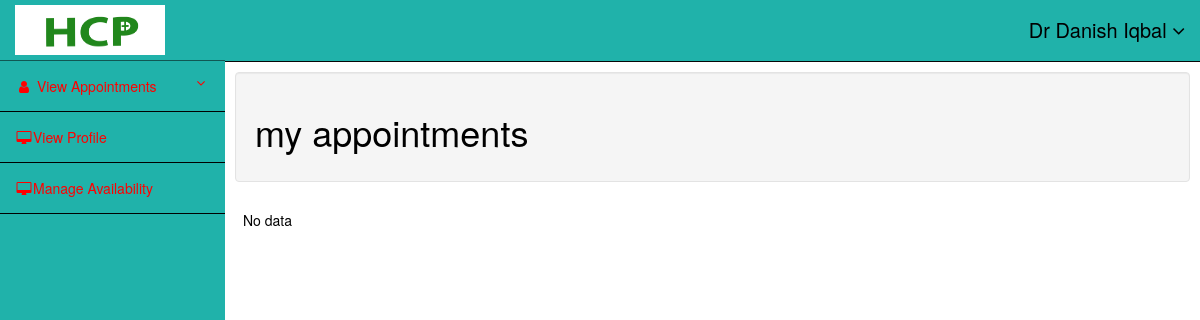
The page /doctor/viewappointments.php (signed in) on the database as committed earlier.
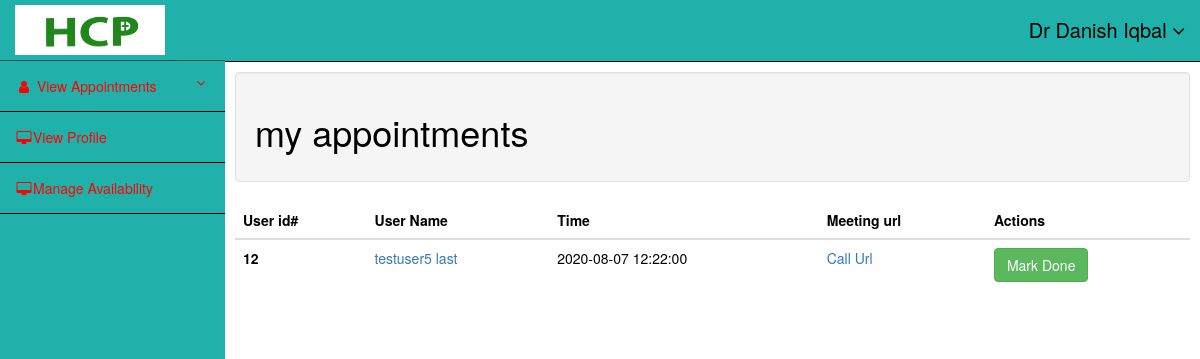
The same page on the database as committed later.
### tables this page shows
CREATE TABLE `call_details` (
  `id` int(11) NOT NULL,
  `user_id` int(11) NOT NULL,
  `doctor_id` int(11) NOT NULL,
  `meeting_url` text NOT NULL,
  `time` datetime NOT NULL DEFAULT current_timestamp(),
  `status` int(11) DEFAULT 0
);

CREATE TABLE `tblusers` (
  `id` int(10) NOT NULL,
  `name` varchar(255) NOT NULL,
  `email` varchar(255) NOT NULL,
  `password` varchar(255) NOT NULL,
  `contact` int(255) NOT NULL,
  `image` varchar(255) NOT NULL DEFAULT 'image.jpg',
  `gender` varchar(255) NOT NULL,
  `role` int(10) NOT NULL DEFAULT 2
);

### doctor/viewappointments.php (the view, shortened to what this page needs)
<?php
include('header.php');
?>
     <?php
     include('sidebar.php');
    ?>
    <div id="page-wrapper">
        <div class="container-fluid">
            <div class="row" id="main" >
                <div class="col-sm-12 col-md-12 well" id="content">
                <h1>my appointments</h1>
                </div>
            </div>
            <div class="row">
            <table class="table">
  <thead>
  <?php
  $q1 = mysqli_query($conn,"SELECT call_details.id as call_id,call_details.meeting_url,call_details.time,call_details.status,tblusers.name,tblusers.id FROM call_details INNER JOIN tblusers ON call_details.user_id = tblusers.id where doctor_id ='$_SESSION[id]'");
  if(mysqli_num_rows($q1)>0){
  $row = mysqli_fetch_array($q1);
  ?>
    <tr>
      <th scope="col">User id#</th>
      <th scope="col">User Name</th>
      <th scope="col">Time</th>
      <th scope="col">Meeting url</th>
      <th scope="col">Actions</th>
    </tr>
  </thead>
  <tbody>
    <tr>
    <?php if($row['status'] == 0){ ?>
      <th scope="row"><?php echo $row['id']; ?></th>
      <td><a href="../user/user.php?id=<?php echo $row['id']; ?>"><?php echo $row['name']; ?></a></td>
      <td><?php echo $row['time']; ?></td>
      <td style="overflow:hidden"> <a href="<?php echo $row['meeting_url']; ?>" target="_blank">Call Url</a></td>
      <td><a href="status.php?id=<?php echo $row['call_id']; ?>" class="btn btn-success">Mark Done</a></td>
    </tr>
    <?php }else{ ?>
    <tr>
    <th scope="row">no data</th>
    </tr>
    <?php } ?>
  <?php }else{
?>
  <tr>
     <td> No data</td>
  </tr>
  <?php }
    ?>
  </tbody>
</table>
            </div>
        </div>
    </div>
</div>
</body>
</html>

Rows that differ between the two databases and show on the page:
added call_details: user "12", user.name "testuser5 last", time "2020-08-07 12:22:00"
Other text that changed with them:
text no longer shown: "No data"
text now shown: "User id# User Name Time Meeting url Actions Call Url Mark Done"
